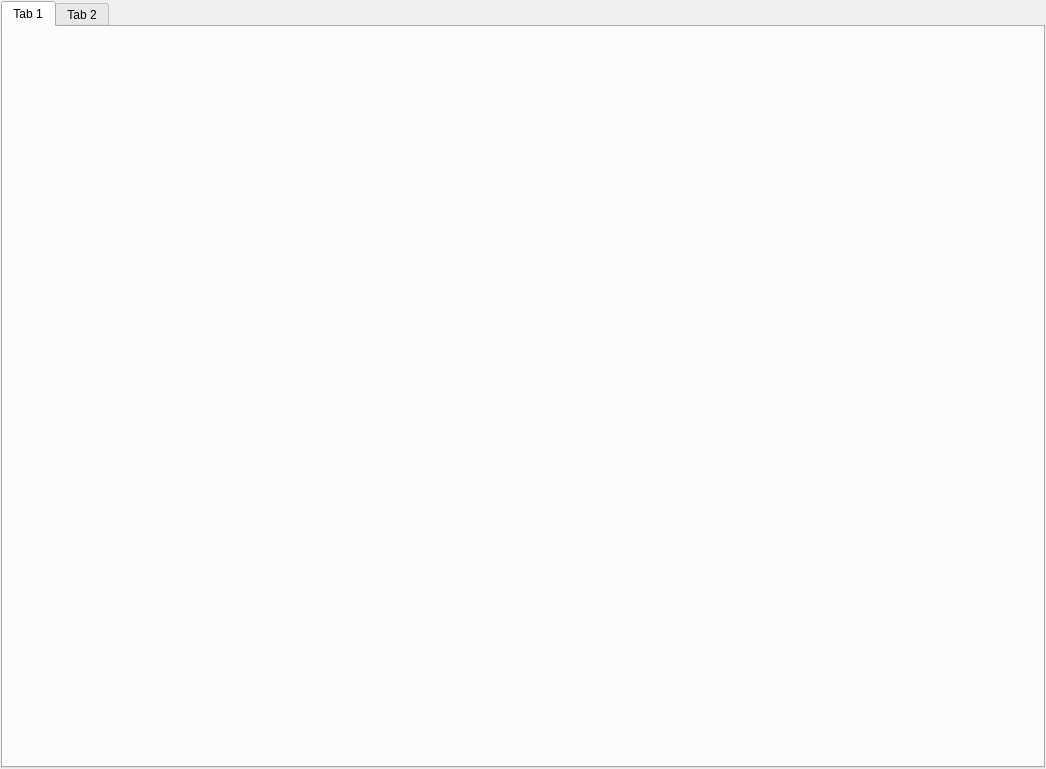
<?xml version="1.0" encoding="UTF-8"?>
<ui version="4.0">
 <class>Payroll</class>
 <widget class="QWidget" name="Payroll">
  <property name="geometry">
   <rect>
    <x>0</x>
    <y>0</y>
    <width>1046</width>
    <height>769</height>
   </rect>
  </property>
  <property name="windowTitle">
   <string>Payroll - Payroll</string>
  </property>
  <layout class="QVBoxLayout" name="verticalLayout">
   <property name="leftMargin">
    <number>1</number>
   </property>
   <property name="topMargin">
    <number>1</number>
   </property>
   <property name="rightMargin">
    <number>1</number>
   </property>
   <property name="bottomMargin">
    <number>1</number>
   </property>
   <item>
    <widget class="QTabWidget" name="tabWidget">
     <widget class="QWidget" name="tab">
      <attribute name="title">
       <string>Tab 1</string>
      </attribute>
     </widget>
     <widget class="QWidget" name="tab_2">
      <attribute name="title">
       <string>Tab 2</string>
      </attribute>
     </widget>
    </widget>
   </item>
  </layout>
 </widget>
 <resources/>
 <connections/>
</ui>
